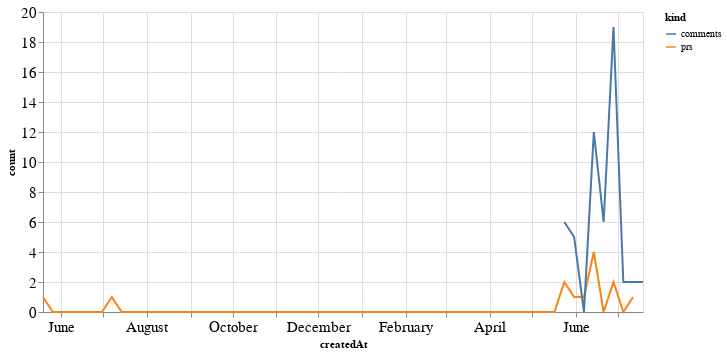

Notebook source saved alongside this figure:
### Code cell
alt.Chart(total_time, width=600).mark_line().encode(
    x='createdAt',
    y='count',
    color='kind'
)

### Figure 1 — Vega-Lite specification as saved in the notebook (floating-point values rounded to 4 significant figures)
{"config": {"axisLeft": {"labelFontSize": 15}, "axisBottom": {"labelFontSize": 15}}, "data": {"name": "data-8958dcf52b32940291f3f249bd799cd2"}, "mark": "line", "encoding": {"color": {"type": "nominal", "field": "kind"}, "x": {"type": "temporal", "field": "createdAt"}, "y": {"type": "quantitative", "field": "count"}}, "width": 600, "$schema": "https://vega.github.io/schema/vega-lite/v4.8.1.json", "datasets": {"data-8958dcf52b32940291f3f249bd799cd2": [{"createdAt": "2019-05-19T00:00:00", "kind": "prs", "count": 1.0}, {"createdAt": "2019-05-26T00:00:00", "kind": "prs", "count": 0.0}, {"createdAt": "2019-06-02T00:00:00", "kind": "prs", "count": 0.0}, {"createdAt": "2019-06-09T00:00:00", "kind": "prs", "count": 0.0}, {"createdAt": "2019-06-16T00:00:00", "kind": "prs", "count": 0.0}, {"createdAt": "2019-06-23T00:00:00", "kind": "prs", "count": 0.0}, {"createdAt": "2019-06-30T00:00:00", "kind": "prs", "count": 0.0}, {"createdAt": "2019-07-07T00:00:00", "kind": "prs", "count": 1.0}, {"createdAt": "2019-07-14T00:00:00", "kind": "prs", "count": 0.0}, {"createdAt": "2019-07-21T00:00:00", "kind": "prs", "count": 0.0}, {"createdAt": "2019-07-28T00:00:00", "kind": "prs", "count": 0.0}, {"createdAt": "2019-08-04T00:00:00", "kind": "prs", "count": 0.0}, {"createdAt": "2019-08-11T00:00:00", "kind": "prs", "count": 0.0}, {"createdAt": "2019-08-18T00:00:00", "kind": "prs", "count": 0.0}, {"createdAt": "2019-08-25T00:00:00", "kind": "prs", "count": 0.0}, {"createdAt": "2019-09-01T00:00:00", "kind": "prs", "count": 0.0}, {"createdAt": "2019-09-08T00:00:00", "kind": "prs", "count": 0.0}, {"createdAt": "2019-09-15T00:00:00", "kind": "prs", "count": 0.0}, {"createdAt": "2019-09-22T00:00:00", "kind": "prs", "count": 0.0}, {"createdAt": "2019-09-29T00:00:00", "kind": "prs", "count": 0.0}, {"createdAt": "2019-10-06T00:00:00", "kind": "prs", "count": 0.0}, {"createdAt": "2019-10-13T00:00:00", "kind": "prs", "count": 0.0}, {"createdAt": "2019-10-20T00:00:00", "kind": "prs", "count": 0.0}, {"createdAt": "2019-10-27T00:00:00", "kind": "prs", "count": 0.0}, {"createdAt": "2019-11-03T00:00:00", "kind": "prs", "count": 0.0}, {"createdAt": "2019-11-10T00:00:00", "kind": "prs", "count": 0.0}, {"createdAt": "2019-11-17T00:00:00", "kind": "prs", "count": 0.0}, {"createdAt": "2019-11-24T00:00:00", "kind": "prs", "count": 0.0}, {"createdAt": "2019-12-01T00:00:00", "kind": "prs", "count": 0.0}, {"createdAt": "2019-12-08T00:00:00", "kind": "prs", "count": 0.0}, {"createdAt": "2019-12-15T00:00:00", "kind": "prs", "count": 0.0}, {"createdAt": "2019-12-22T00:00:00", "kind": "prs", "count": 0.0}, {"createdAt": "2019-12-29T00:00:00", "kind": "prs", "count": 0.0}, {"createdAt": "2020-01-05T00:00:00", "kind": "prs", "count": 0.0}, {"createdAt": "2020-01-12T00:00:00", "kind": "prs", "count": 0.0}, {"createdAt": "2020-01-19T00:00:00", "kind": "prs", "count": 0.0}, {"createdAt": "2020-01-26T00:00:00", "kind": "prs", "count": 0.0}, {"createdAt": "2020-02-02T00:00:00", "kind": "prs", "count": 0.0}, {"createdAt": "2020-02-09T00:00:00", "kind": "prs", "count": 0.0}, {"createdAt": "2020-02-16T00:00:00", "kind": "prs", "count": 0.0}, {"createdAt": "2020-02-23T00:00:00", "kind": "prs", "count": 0.0}, {"createdAt": "2020-03-01T00:00:00", "kind": "prs", "count": 0.0}, {"createdAt": "2020-03-08T00:00:00", "kind": "prs", "count": 0.0}, {"createdAt": "2020-03-15T00:00:00", "kind": "prs", "count": 0.0}, {"createdAt": "2020-03-22T00:00:00", "kind": "prs", "count": 0.0}, {"createdAt": "2020-03-29T00:00:00", "kind": "prs", "count": 0.0}, {"createdAt": "2020-04-05T00:00:00", "kind": "prs", "count": 0.0}, {"createdAt": "2020-04-12T00:00:00", "kind": "prs", "count": 0.0}, {"createdAt": "2020-04-19T00:00:00", "kind": "prs", "count": 0.0}, {"createdAt": "2020-04-26T00:00:00", "kind": "prs", "count": 0.0}, {"createdAt": "2020-05-03T00:00:00", "kind": "prs", "count": 0.0}, {"createdAt": "2020-05-10T00:00:00", "kind": "prs", "count": 0.0}, {"createdAt": "2020-05-17T00:00:00", "kind": "prs", "count": 0.0}, {"createdAt": "2020-05-24T00:00:00", "kind": "prs", "count": 2.0}, {"createdAt": "2020-05-31T00:00:00", "kind": "prs", "count": 1.0}, {"createdAt": "2020-06-07T00:00:00", "kind": "prs", "count": 1.0}, {"createdAt": "2020-06-14T00:00:00", "kind": "prs", "count": 4.0}, {"createdAt": "2020-06-21T00:00:00", "kind": "prs", "count": 0.0}, {"createdAt": "2020-06-28T00:00:00", "kind": "prs", "count": 2.0}, {"createdAt": "2020-07-05T00:00:00", "kind": "prs", "count": 0.0}, {"createdAt": "2020-07-12T00:00:00", "kind": "prs", "count": 1.0}, {"createdAt": "2020-07-19T00:00:00", "kind": "prs", "count": null}, {"createdAt": "2019-05-19T00:00:00", "kind": "comments", "count": null}, {"createdAt": "2019-05-26T00:00:00", "kind": "comments", "count": null}, {"createdAt": "2019-06-02T00:00:00", "kind": "comments", "count": null}, {"createdAt": "2019-06-09T00:00:00", "kind": "comments", "count": null}, {"createdAt": "2019-06-16T00:00:00", "kind": "comments", "count": null}, {"createdAt": "2019-06-23T00:00:00", "kind": "comments", "count": null}, {"createdAt": "2019-06-30T00:00:00", "kind": "comments", "count": null}, {"createdAt": "2019-07-07T00:00:00", "kind": "comments", "count": null}, {"createdAt": "2019-07-14T00:00:00", "kind": "comments", "count": null}, {"createdAt": "2019-07-21T00:00:00", "kind": "comments", "count": null}, {"createdAt": "2019-07-28T00:00:00", "kind": "comments", "count": null}, {"createdAt": "2019-08-04T00:00:00", "kind": "comments", "count": null}, {"createdAt": "2019-08-11T00:00:00", "kind": "comments", "count": null}, {"createdAt": "2019-08-18T00:00:00", "kind": "comments", "count": null}, {"createdAt": "2019-08-25T00:00:00", "kind": "comments", "count": null}, {"createdAt": "2019-09-01T00:00:00", "kind": "comments", "count": null}, {"createdAt": "2019-09-08T00:00:00", "kind": "comments", "count": null}, {"createdAt": "2019-09-15T00:00:00", "kind": "comments", "count": null}, {"createdAt": "2019-09-22T00:00:00", "kind": "comments", "count": null}, {"createdAt": "2019-09-29T00:00:00", "kind": "comments", "count": null}, {"createdAt": "2019-10-06T00:00:00", "kind": "comments", "count": null}, {"createdAt": "2019-10-13T00:00:00", "kind": "comments", "count": null}, {"createdAt": "2019-10-20T00:00:00", "kind": "comments", "count": null}, {"createdAt": "2019-10-27T00:00:00", "kind": "comments", "count": null}, {"createdAt": "2019-11-03T00:00:00", "kind": "comments", "count": null}, {"createdAt": "2019-11-10T00:00:00", "kind": "comments", "count": null}, {"createdAt": "2019-11-17T00:00:00", "kind": "comments", "count": null}, {"createdAt": "2019-11-24T00:00:00", "kind": "comments", "count": null}, {"createdAt": "2019-12-01T00:00:00", "kind": "comments", "count": null}, {"createdAt": "2019-12-08T00:00:00", "kind": "comments", "count": null}, {"createdAt": "2019-12-15T00:00:00", "kind": "comments", "count": null}, {"createdAt": "2019-12-22T00:00:00", "kind": "comments", "count": null}, {"createdAt": "2019-12-29T00:00:00", "kind": "comments", "count": null}, {"createdAt": "2020-01-05T00:00:00", "kind": "comments", "count": null}, {"createdAt": "2020-01-12T00:00:00", "kind": "comments", "count": null}, {"createdAt": "2020-01-19T00:00:00", "kind": "comments", "count": null}, {"createdAt": "2020-01-26T00:00:00", "kind": "comments", "count": null}, {"createdAt": "2020-02-02T00:00:00", "kind": "comments", "count": null}, {"createdAt": "2020-02-09T00:00:00", "kind": "comments", "count": null}, {"createdAt": "2020-02-16T00:00:00", "kind": "comments", "count": null}, {"createdAt": "2020-02-23T00:00:00", "kind": "comments", "count": null}, {"createdAt": "2020-03-01T00:00:00", "kind": "comments", "count": null}, {"createdAt": "2020-03-08T00:00:00", "kind": "comments", "count": null}, {"createdAt": "2020-03-15T00:00:00", "kind": "comments", "count": null}, {"createdAt": "2020-03-22T00:00:00", "kind": "comments", "count": null}, {"createdAt": "2020-03-29T00:00:00", "kind": "comments", "count": null}, {"createdAt": "2020-04-05T00:00:00", "kind": "comments", "count": null}, {"createdAt": "2020-04-12T00:00:00", "kind": "comments", "count": null}, {"createdAt": "2020-04-19T00:00:00", "kind": "comments", "count": null}, {"createdAt": "2020-04-26T00:00:00", "kind": "comments", "count": null}, {"createdAt": "2020-05-03T00:00:00", "kind": "comments", "count": null}, {"createdAt": "2020-05-10T00:00:00", "kind": "comments", "count": null}, {"createdAt": "2020-05-17T00:00:00", "kind": "comments", "count": null}, {"createdAt": "2020-05-24T00:00:00", "kind": "comments", "count": 6.0}, {"createdAt": "2020-05-31T00:00:00", "kind": "comments", "count": 5.0}, {"createdAt": "2020-06-07T00:00:00", "kind": "comments", "count": 0.0}, {"createdAt": "2020-06-14T00:00:00", "kind": "comments", "count": 12.0}, {"createdAt": "2020-06-21T00:00:00", "kind": "comments", "count": 6.0}, {"createdAt": "2020-06-28T00:00:00", "kind": "comments", "count": 19.0}, {"createdAt": "2020-07-05T00:00:00", "kind": "comments", "count": 2.0}, {"createdAt": "2020-07-12T00:00:00", "kind": "comments", "count": 2.0}, {"createdAt": "2020-07-19T00:00:00", "kind": "comments", "count": 2.0}]}}
